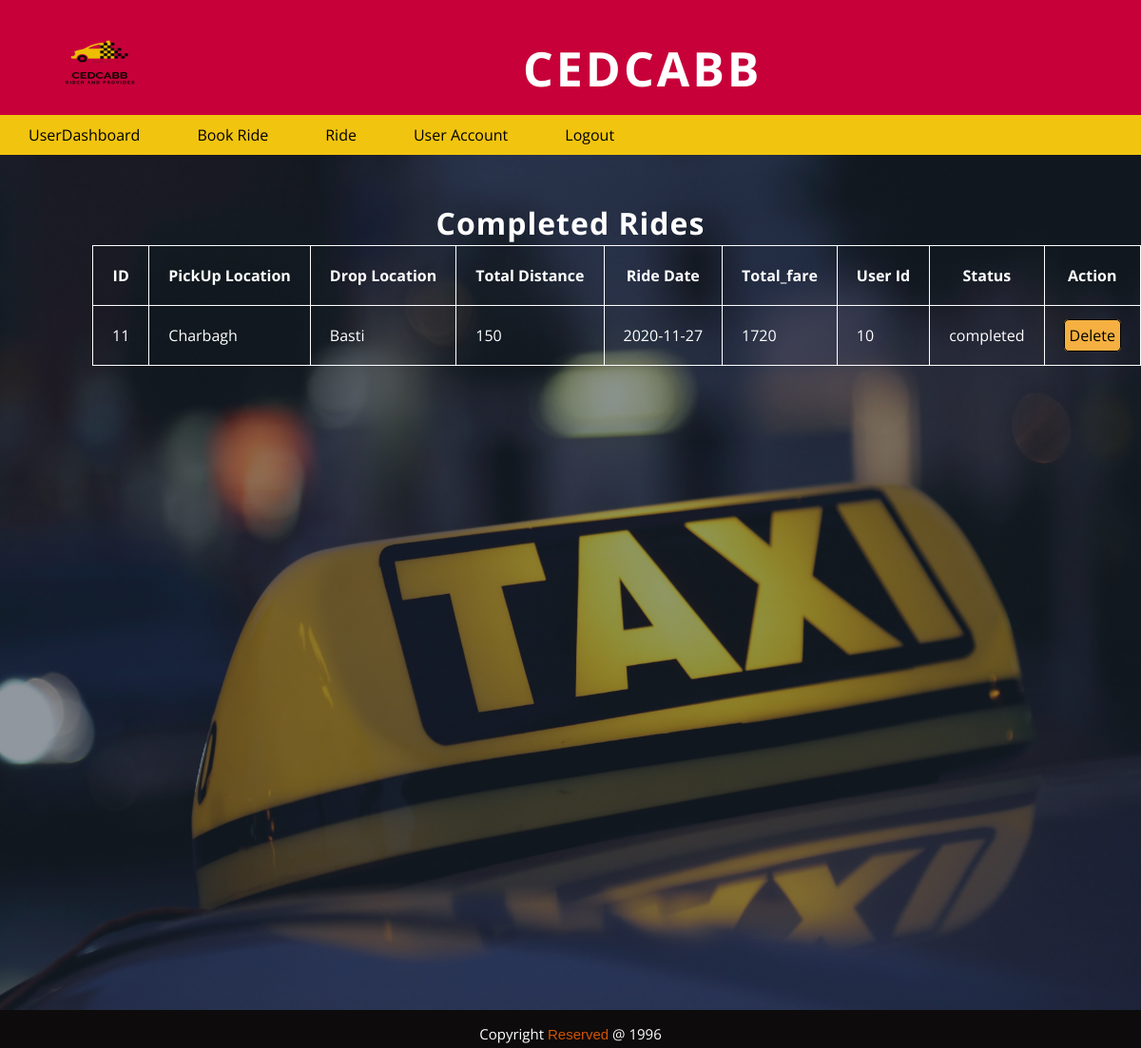
/completed_rides.php (signed in), run on the app's committed database.
### tables this page shows
CREATE TABLE `rideTable` (
  `ride_id` int(50) NOT NULL,
  `ride_date` date NOT NULL DEFAULT current_timestamp(),
  `pickup` varchar(50) NOT NULL,
  `droplocation` varchar(50) NOT NULL,
  `cabType` varchar(50) NOT NULL,
  `total_distance` varchar(50) NOT NULL,
  `total_fare` int(50) NOT NULL,
  `status` int(50) NOT NULL,
  `user_id` int(50) NOT NULL
);

### Admin/config.php (called while the page is built, shortened)
<?php
class DB
{
    public function connect($host, $user, $pass, $dtb)
    {
        return $this->conn = mysqli_connect($host, $user, $pass, $dtb) or die('Could Not Connect.');
    }
}
class Ride extends DB
{
    public function complete_ride($user_id)
    {
        $result = mysqli_query($this->conn, "SELECT * FROM rideTable WHERE `status`= '2' AND `user_id`='$user_id '");
        if (mysqli_num_rows($result) > 0) {
            return $result;
        }
    }
}

### completed_rides.php (the view)
<?php
require 'userheader.php';
require 'Admin/config.php';
$db = new Ride();
if (isset($_SESSION['userdata'])) {
    $user = $_SESSION['userdata']['user_id'];
}
$db->connect('localhost', 'root', '', 'CabBooking');
$sql = $db->complete_ride($user);
?>
<body class="admintop">
    <div class="adminbody">
        <img src="images/taxi4.jpg" alt="">
        <div id="AdminWelcomeQuote">
            <h1>Completed Rides</h1>
        </div>
        <table id="LocationTable" class="ridetable">
            <tr>
                <th>ID</th>
                <th>PickUp Location</th>
                <th>Drop Location</th>
                <th>Total Distance</th>
                <th>Ride Date</th>
                <th>Total_fare</th>
                <th>User Id</th>
                <th>Status</th>
                <th>Action</th>
            </tr>
            <?php if (isset($sql)) {
                foreach ($sql as $key) { ?>
                    <tr>
                        <td id="td"><?php echo $key['ride_id'] ?></td>
                        <td id="td"><?php echo $key['pickup'] ?></td>
                        <td id="td"><?php echo $key['droplocation'] ?></td>
                        <td id="td"><?php echo $key['total_distance'] ?></td>
                        <td id="td"><?php echo $key['ride_date'] ?></td>
                        <td id="td"><?php echo $key['total_fare'] ?></td>
                        <td id="td"><?php echo $key['user_id'] ?></td>
                        <td id="td"><?php if ($key['status'] == '2') {
                                        echo "completed";
                                    } ?></td>
                        <td><a href="pending_ride.php?delid=<?php echo $key['user_id'] ?>">Delete</a></td>
                    </tr>
            <?php }
            } ?>
        </table>
    </div>
    <?php require 'footer.php' ?>
</body>

### style.css (style rules this page uses)
.admintop { height: 900px; margin: 0; padding: 0; font-family: 'Open Sans', sans-serif; background-color: rgba(33, 47, 61 ); }
.adminbody { height: 900px; }
.adminbody img { width: 100%; font-family: Verdana; position: absolute; z-index: -3; opacity: 0.5; height: 900px; }
#AdminWelcomeQuote h1 { position: relative; margin: 0; color: white; text-align: center; padding-top: 50px; letter-spacing: 1px; }
#LocationTable { border: 1px solid white; border-collapse: collapse; transform: translate(97px,2px); }
#LocationTable tr td,th { border: 1px solid white; padding: 20px; }
#LocationTable td a,#update { text-decoration: none; color: black; border: 1px solid black; background-color: #F5B041 ; border-radius: 5px; padding: 5px; }
#LocationTable th { color: white; }
#td { color: white; }

### data on the page
ridetable: ride_id "11", pickup "Charbagh", droplocation "Basti", total_distance "150", ride_date "2020-11-27", total_fare "1720", user "10", status "completed"
